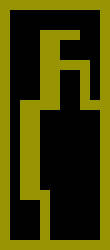

This is a level from a 2D game, rendered from its Tiled map with the project's own tilesets. A one-line summary and the map file follow, with tile-layer data summarised:
An orthogonal 11x25 tile map with 10x10 px tiles, 1 tile layer (wall), 1 hidden layer not drawn, 2 tilesets and 5 objects (3x waypoint, 2x icon).

<map version="1.0" orientation="orthogonal" width="11" height="25" tilewidth="10" tileheight="10">
 <properties>
  <property name="mapName" value="B-05Pv.png" />
  <property name="posX" value="24" />
  <property name="posY" value="33" />
 </properties>
 <tileset firstgid="1" name="tiles" tilewidth="10" tileheight="10">
  <image source="tiles.png" width="128" height="128" />
  <tile id="52">
   <properties>
    <property name="wall" value="1" />
   </properties>
  </tile>
 </tileset>
 <tileset firstgid="145" name="B-05Pv" tilewidth="10" tileheight="10">
  <image source="B-05Pv.png" width="1098" height="1181" />
 </tileset>
 <layer name="floor" width="11" height="25" visible="0">
  <data>[275 cells, 275 non-empty, 275 distinct tile ids]</data>
 </layer>
 <layer name="wall" width="11" height="25">
  <data>[275 cells, 119 non-empty, 1 distinct tile ids]</data>
 </layer>
 <objectgroup name="waypoint" width="11" height="25">
  <object name="waypoint" type="waypoint" x="20" y="210" width="20" height="20">
   <properties>
    <property name="id" value="1003" />
   </properties>
  </object>
  <object name="waypoint" type="waypoint" x="80" y="40" width="20" height="20">
   <properties>
    <property name="id" value="2031" />
   </properties>
  </object>
  <object name="waypoint" type="waypoint" x="10" y="140" width="20" height="20">
   <properties>
    <property name="id" value="52" />
   </properties>
  </object>
 </objectgroup>
 <objectgroup name="icon" width="11" height="25">
  <object name="elevador" type="icon" x="10" y="200" width="40" height="40">
   <properties>
    <property name="id" value="2" />
   </properties>
  </object>
  <object name="banheiro" type="icon" x="70" y="40" width="40" height="40">
   <properties>
    <property name="id" value="14" />
   </properties>
  </object>
 </objectgroup>
</map>
